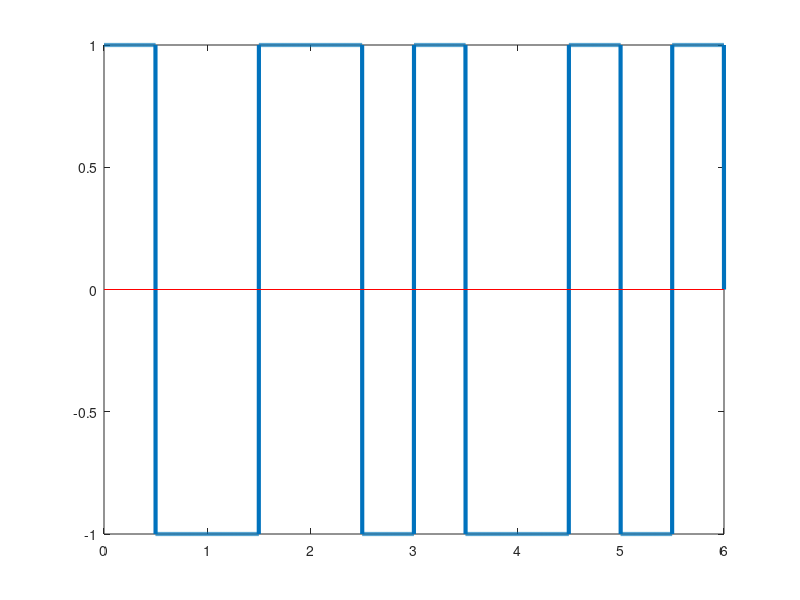

MATLAB code to generate this figure: (Note: this script raises an error after producing the figure.)
bits = [0 1 0 0 1 1];

bitrate = 1;

n = 1000;

T = length(bits)/bitrate;

N = n*length(bits);

dt = T/N;

t = 0:dt:T;

x = zeros(1,length(t));

for i=1:length(bits)
  if bits(i)==1
    x((i-1)*n+1:(i-1)*n+n/2) = -1;
    x((i-1)*n+n/2:i*n) = 1;
  else
    x((i-1)*n+1:(i-1)*n+n/2) = 1;
    x((i-1)*n+n/2:i*n) = -1;
  end
end

plot(t, x, 'Linewidth', 3);
hold on;
plot(xlim, [0 0], '-r')
hold off;
ax = gca;
ax.XGrid = 'on';
ax.YGrid = 'off';
ax.GridAlpha = 0.5;

counter = 0;

for i = 1:length(t)
  if t(i)>counter
    counter = counter + 1;
    if x(i)>0
      result(counter) = 0;
    else result(counter) = 1;
    end
  end
end

disp(result);